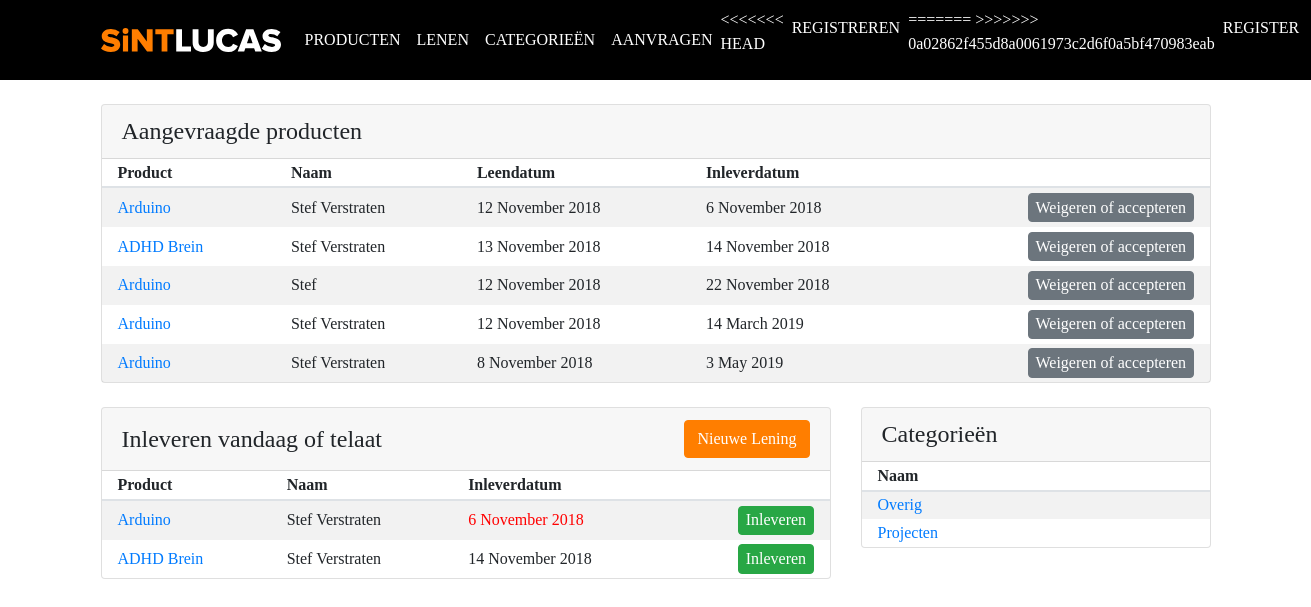
Before: / with the older database file.
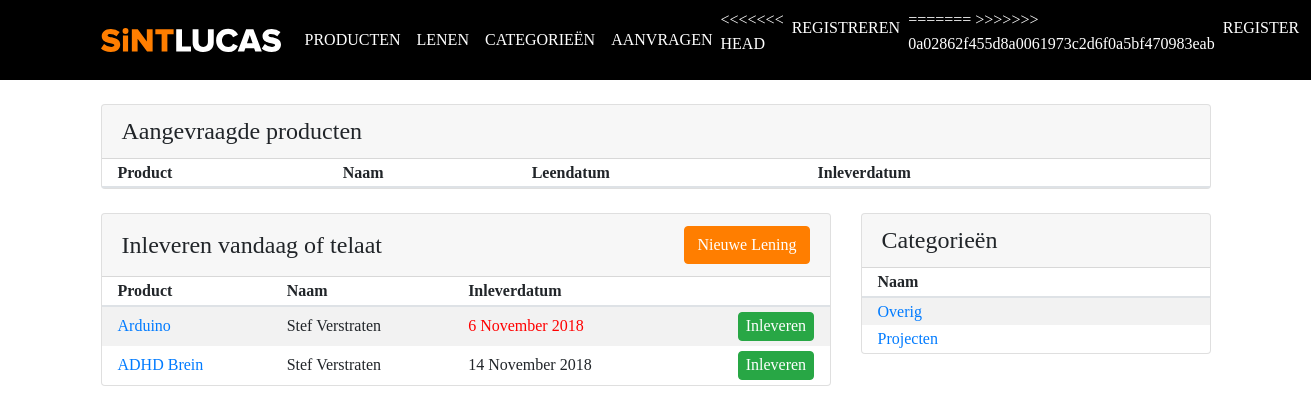
After: the same page with the newer database file.
### tables this page shows
CREATE TABLE `borrowed` (
  `id` int(11) NOT NULL,
  `student_number` varchar(255) NOT NULL,
  `customer_name` varchar(255) NOT NULL,
  `customer_email` varchar(255) NOT NULL,
  `customer_phone` varchar(255) NOT NULL,
  `user_id` varchar(255) NOT NULL,
  `borrowed_at` timestamp NOT NULL DEFAULT CURRENT_TIMESTAMP ON UPDATE CURRENT_TIMESTAMP,
  `borrowed_till` timestamp NOT NULL DEFAULT '0000-00-00 00:00:00',
  `returned` varchar(255) NOT NULL,
  `product_id` int(11) NOT NULL,
  `for_what` text NOT NULL,
  `note_before` text NOT NULL,
  `note_after` text NOT NULL,
  `request` varchar(255) NOT NULL
);

CREATE TABLE `products` (
  `product_id` int(11) NOT NULL,
  `category_id` int(11) NOT NULL,
  `name` varchar(255) NOT NULL,
  `slug` varchar(255) NOT NULL,
  `body` text NOT NULL,
  `created_at` timestamp NOT NULL DEFAULT CURRENT_TIMESTAMP,
  `count` int(11) NOT NULL,
  `product_lent` int(11) NOT NULL
);

CREATE TABLE `categories` (
  `id` int(11) NOT NULL,
  `category_name` varchar(255) NOT NULL,
  `category_slug` varchar(255) NOT NULL
);

### application/controllers/Pages.php (called while the page is built, shortened)
<?php
	class Pages extends CI_Controller {
		public function view($page = 'home') {
			$data['title'] = ucfirst($page);
			$data['loans'] = $this->Borrowed_model->get_loans();
			$data['categories'] = $this->category_model->get_categories();
			$this->load->view('templates/header');
			$this->load->view('pages/'.$page, $data);
			$this->load->view('templates/footer');
		}
	}

### index.php (called while the page is built, shortened)
<?php
require_once BASEPATH.'core/CodeIgniter.php';

### application/models/Borrowed_model.php (called while the page is built, shortened)
<?php
	class Borrowed_model extends CI_Model {
		public function get_loans($slug = FALSE) {
			if ($slug === FALSE) {
				$this->db->order_by('borrowed.borrowed_till', 'ASC');
				$this->db->join('products', 'products.product_id = borrowed.product_id');
				$query = $this->db->get('borrowed');
				return $query->result_array();
			}
			$query = $this->db->get_where('borrowed', array('slug' => $slug));
			return $query->row_array();
		}
	}

### application/models/Category_model.php (called while the page is built, shortened)
<?php
	class Category_model extends CI_Model {
		public function get_categories() {
			$this->db->order_by('category_name');
			$query = $this->db->get('categories');
			return $query->result_array();
		}
	}

### application/views/pages/home.php (the view, shortened to what this page needs)
<div class="row">
	<div class="col-md-12">
		<div class="card mb-4" id="products">
			<div class="card-header d-flex justify-content-between align-items-center">
				<h4 class="mb-0">Aangevraagde producten</h4>
			</div>
			<div class="table-responsive">
				<table class="table card-table mb-0 table-striped">
					<thead>
						<tr>
							<th>Product</th>
							<th>Naam</th>
							<th>Leendatum</th>
							<th>Inleverdatum</th>
		               <th></th>
						</tr>
					</thead>
					<tbody class="list">
						<?php
							$i = 0;
							foreach($loans as $loan):
							if ($loan['returned'] === 'yes'): continue; endif;
							if ($loan['request'] === 'false'): continue; endif;
							if ($loan['request'] === 'denied'): continue; endif;
							$timestamp_borrowed_at = strtotime($loan['borrowed_at']);
							$timestamp_borrowed_till = strtotime($loan['borrowed_till']);
							$i++;
							?>
							<tr>
								<td class="product"><a href="<?=site_url('/producten/' . $loan['slug'])?>"><?=$loan['name']?></a></td>
								<td class="name"><?=$loan['customer_name']?></td>
								<td><?=date('j F Y', $timestamp_borrowed_at)?></td>
								<td><?=date('j F Y', $timestamp_borrowed_till)?></td>
		                  <td class="d-flex justify-content-end align-items-center">
			                  <button type="button" class="btn btn-secondary" data-toggle="modal" data-target="#moreinfo<?=$i?>">Weigeren of accepteren</button>
		                  </td>
		               </tr>
						<?php endforeach; ?>
					</tbody>
				</table>
			</div>
		</div>
	</div>
	<div class="col-md-8">
		<div class="card mb-4" id="products">
			<div class="card-header d-flex justify-content-between align-items-center">
				<h4 class="mb-0">Inleveren vandaag of telaat</h4>
				<a href="<?php echo base_url(); ?>lenen/nieuw" class="btn btn-primary">Nieuwe Lening</a>
			</div>
			<div class="table-responsive">
				<table class="table card-table mb-0 table-striped">
					<thead>
						<tr>
							<th>Product</th>
							<th>Naam</th>
							<th>Inleverdatum</th>
		               <th></th>
						</tr>
					</thead>
					<tbody class="list">
						<?php
							$i = 0;
							foreach($loans as $loan):
							$i++;
							?>
						<?php if ($loan['returned'] === 'yes'): continue; endif; ?>
						<?php $timestamp_borrowed_till = strtotime($loan['borrowed_till']); ?>
						<?php if (date('Y/m/d', time()) < date('Y/m/d', $timestamp_borrowed_till)): continue; endif; ?>
							<tr>
								<td class="product"><a href="<?=site_url('/producten/' . $loan['slug'])?>"><?=$loan['name']?></a></td>
								<td class="name"><?=$loan['customer_name']?></td>
								<td <?php if (date('Y/m/d', time()) > date('Y/m/d', $timestamp_borrowed_till)) { echo 'class="text-red"'; } ?>><?=date('j F Y', $timestamp_borrowed_till)?></td>
		                  <td class="d-flex justify-content-end align-items-center">
			                  <button type="button" class="btn btn-success" data-toggle="modal" data-target="#moreinfo<?=$i?>">Inleveren</button>
		                  </td>
		               </tr>
						<?php endforeach; ?>
					</tbody>
				</table>
			</div>
		</div>
	</div>
	<div class="col-md-4">
		<div class="card mb-4" id="products">
			<div class="card-header d-flex justify-content-between align-items-center">
				<h4 class="mb-0">Categorieën</h4>
			</div>
			<div class="table-responsive">
				<table class="table card-table mb-0 table-striped">
					<thead>
						<tr>
							<th>Naam</th>
						</tr>
					</thead>
					<tbody class="list">
						<?php foreach($categories as $category): ?>
							<tr>
								<td class="name"><a href="<?php echo site_url('/categories/posts/' . $category['id']); ?>"><?php echo $category['category_name']; ?></a></td>
		               </tr>
						<?php endforeach; ?>
					</tbody>
			</div>
		</div>
	</div>
</div>

Changed rows visible on the page:
no longer on one of the page's lists (row edited): borrowed: product.name "Arduino", customer_name "Stef Verstraten", borrowed_at "12 November 2018", borrowed_till "6 November 2018"
no longer on one of the page's lists (row edited): borrowed: product.name "ADHD Brein", customer_name "Stef Verstraten", borrowed_at "13 November 2018", borrowed_till "14 November 2018"
no longer on this page (row edited): borrowed: product.name "Arduino", customer_name "Stef", borrowed_at "12 November 2018", borrowed_till "22 November 2018", shown under "Aangevraagde producten"
no longer on this page (row edited): borrowed: product.name "Arduino", customer_name "Stef Verstraten", borrowed_at "12 November 2018", borrowed_till "14 March 2019", shown under "Aangevraagde producten"
no longer on this page (row edited): borrowed: product.name "Arduino", customer_name "Stef Verstraten", borrowed_at "8 November 2018", borrowed_till "3 May 2019", shown under "Aangevraagde producten"
